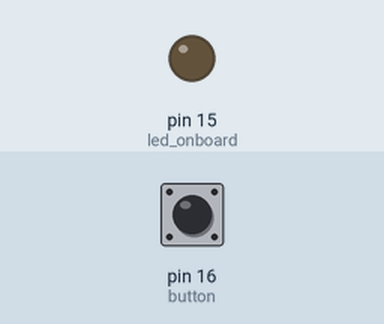
Recording of a program running on a simulated MicroPython board. Shown: output pins drawn as LEDs (lit = HIGH). The inputs (shaded band) are chosen by the test bench; at power-on: pin 16 (button) HIGH.

Above: at 1.2 s.
1.3 s: pin 16 (button) pulled LOW for 0.15 s
At 1.37 s:
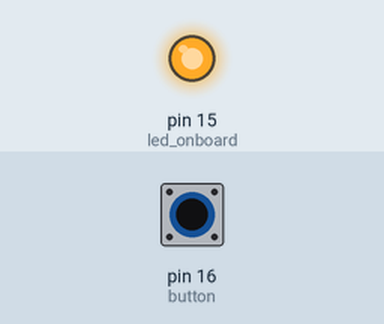
2.9 s: pin 16 (button) pulled LOW for 3.2 s
At 6.4 s:
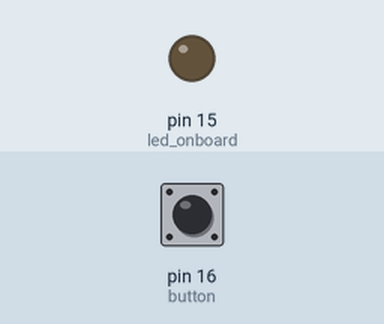
Timing chart, 0 to 7.9 s (numbered marks = the images above; inputs shaded):
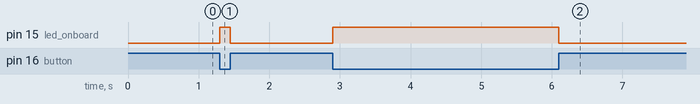

Measured:
- after the input at 1.3 s, pin 15 (led_onboard): LOW → HIGH at once, → LOW 0.15 s later
- after the input at 2.9 s, pin 15 (led_onboard): LOW → HIGH at once, → LOW 3.2 s later

The program:

Button_Control_LED.py
```python
import machine
import time
button = machine.Pin(16, machine.Pin.IN)
led_onboard = machine.Pin(15, machine.Pin.OUT)
while True:
    if button.value() == 0:
        led_onboard.value(1)
    else :
        led_onboard.value(0)
```
